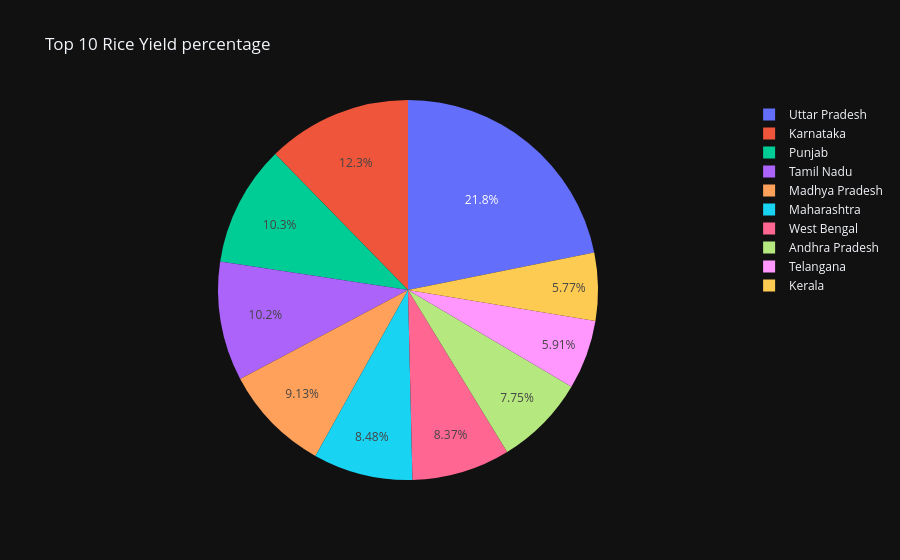

Notebook source saved alongside this figure:
### Code cell
top_10_yield = px.pie(
    rice_yield,
    values='RICE YIELD (Kg per ha)',
    names='State Name',
    title='Top 10 Rice Yield percentage',
    template='plotly_dark'
    )
top_10_yield

### Figure 1 — Plotly figure (JSON) as saved in the notebook; plotly's stock layout.template omitted (floating-point values rounded to 4 significant figures)
{"data": [{"domain": {"x": [0, 1], "y": [0, 1]}, "hovertemplate": "State Name=%{label}<br>RICE YIELD (Kg per ha)=%{value}<extra></extra>", "labels": ["Uttar Pradesh", "Karnataka", "Punjab", "Tamil Nadu", "Madhya Pradesh", "Maharashtra", "West Bengal", "Andhra Pradesh", "Telangana", "Kerala"], "legendgroup": "", "name": "", "showlegend": true, "type": "pie", "values": [3768000.0, 2126000.0, 1773000.0, 1756000.0, 1576000.0, 1463000.0, 1444000.0, 1337000.0, 1020000.0, 995900.0]}], "layout": {"autosize": true, "legend": {"tracegroupgap": 0}, "title": {"text": "Top 10 Rice Yield percentage"}}}
